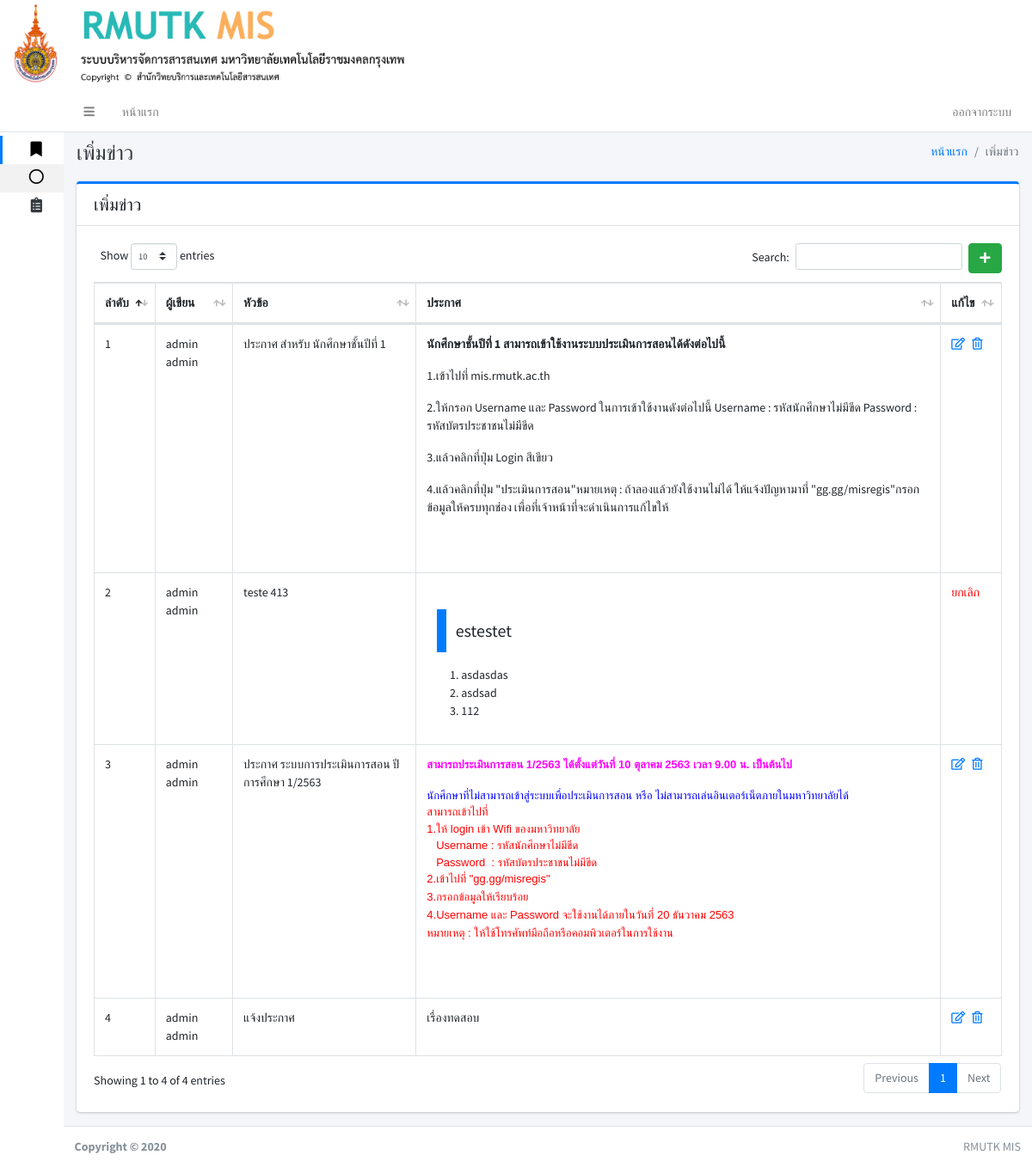
Screenshot of /index.php?pa7 (signed in) with the database file from the repository.
### tables this page shows
CREATE TABLE `news` (
  `n_id` int(11) NOT NULL,
  `n_user_id` int(11) NOT NULL,
  `n_head` varchar(250) NOT NULL,
  `n_detail` varchar(2500) NOT NULL,
  `n_status` int(11) NOT NULL,
  `n_time` timestamp NOT NULL DEFAULT current_timestamp() ON UPDATE current_timestamp()
);

CREATE TABLE `user` (
  `user_id` int(11) NOT NULL,
  `first_name` varchar(150) NOT NULL,
  `last_name` varchar(150) NOT NULL,
  `username` varchar(150) NOT NULL,
  `password` varchar(150) NOT NULL,
  `user_tumn` varchar(250) NOT NULL,
  `user_kana_id` int(11) NOT NULL,
  `user_saka_id` int(11) NOT NULL,
  `user_head` int(11) NOT NULL,
  `user_status` int(11) NOT NULL,
  `user_data_id_card` varchar(255) NOT NULL,
  `sex` varchar(255) NOT NULL,
  `date_of_birth` varchar(255) NOT NULL,
  `nationality` varchar(255) NOT NULL,
  `house_number` varchar(255) NOT NULL,
  `moo` varchar(255) NOT NULL,
  `road` varchar(255) NOT NULL,
  `district` varchar(255) NOT NULL,
  `area` varchar(255) NOT NULL,
  `province` varchar(255) NOT NULL,
  `phone` varchar(255) NOT NULL,
  `post_code` varchar(255) NOT NULL,
  `faculty` varchar(255) NOT NULL,
  `department` varchar(255) NOT NULL,
  `branch` varchar(255) NOT NULL,
  `teaching_disciplines` varchar(255) NOT NULL,
  `personnel_type` varchar(255) NOT NULL,
  `sub_personnel_type` varchar(255) NOT NULL,
  `academic_position` varchar(255) NOT NULL,
  `administrative_position` varchar(255) NOT NULL,
  `name_of_position` varchar(255) NOT NULL,
  `civil_servant_level` varchar(255) NOT NULL,
  `date_of_employment` varchar(255) NOT NULL,
  `term_of_employment` varchar(255) NOT NULL,
  `employment_money` varchar(255) NOT NULL,
  `highest_graduate_level` varchar(255) NOT NULL,
  `course_name` varchar(255) NOT NULL,
  `graduate_disciplines` varchar(255) NOT NULL,
  `major_graduate_disciplines` varchar(255) NOT NULL,
  `graduate_institution_name` varchar(255) NOT NULL,
  `country_of_graduation` varchar(255) NOT NULL
);

### page/pa7_news.php (the view, shortened to what this page needs)
<div class="content-header">
	<div class="container-fluid">
		<div class="row mb-2">
			<div class="col-sm-6">
				<h1 class="m-0 text-dark">เพิ่มข่าว</h1>
			</div>
			<div class="col-sm-6">
				<ol class="breadcrumb float-sm-right">
					<li class="breadcrumb-item"><a href="#">หน้าแรก</a></li>
					<li class="breadcrumb-item active">เพิ่มข่าว</li>
				</ol>
			</div>
		</div>
	</div>
</div>
<div class="content">
	<div class="container-fluid">
		<div class="row">
			<div class="col-lg-12">
				<div class="card card-primary card-outline ">
					<div class="card-header noprint">
						<h5 class="m-0">เพิ่มข่าว</h5>
					</div>
					<div class="card-body">
						<?php if (isset($_GET['add_new'])):
							$user_id = $_SESSION["USER_ID"];
							?>
							<form action="page/pa7_news_db.php" method="post">
								<input type="hidden" name="user_id" value="<?php echo($user_id) ?>">
								<input type="hidden" name="add_new">
								<input type="text" name="n_head" class="form-control" value="" required><br>
								<textarea class="textarea" name="new_detail" required placeholder="Place some text here"
								style="width: 100%; height: 200px; font-size: 14px; line-height: 18px; border: 1px solid #dddddd; padding: 10px;">
							</textarea>
					<div class="card-footer">
						<button class="btn btn-primary noprint" type="submit" >บันทึก</button>
						<a type="submit" class="btn btn-danger" href="./index.php?pa7" >ยกเลิก</a>
					</div>
						</form>
					<?php else:
						include './conn.php';
						$sqlhnew=" SELECT * FROM news ";
						$qryhnew = mysqli_query($conn,$sqlhnew);
						?>
						<a href="./index.php?pa7&add_new" class="btn btn-success float-right" ><i class="fas fa-plus"></i></a>
						<table id="example1" class="table table-bordered table-hover">
							<thead>
								<tr>
									<th>ลำดับ</th>
									<th>ผู้เขียน</th>
									<th>หัวข้อ</th>
									<th>ประกาศ</th>
									<th>แก้ไข</th>
								</tr>
							</thead>
							<tbody>
								<?php
								$i = 1;
								while ($rownew = $qryhnew->fetch_array()) {
									$nid = $rownew['n_id'];
									$uid = $rownew['n_user_id'];
									$sqlhuser =" SELECT * FROM user where user_id =".$uid;
									$qryhuser = mysqli_query($conn,$sqlhuser);
									$rowuser = mysqli_fetch_assoc($qryhuser);
									?>
									<tr>
										<td width="5px"><?php echo $i; ?></td>
										<td><?php echo $rowuser['first_name']."  ".$rowuser['last_name']; ?></td>
										<td><?php echo $rownew['n_head']; ?></td>
										<td><?php echo $rownew['n_detail']; ?></td>
										<td width="10px">
											<?php if ($rownew['n_status'] == 1): ?>
												<p style="color: red;" 	>ยกเลิก</p>
												<?php elseif ($rownew['n_status'] == 0): ?>
													<a href="index.php?pa7&edit_new&new_id=<?php echo($nid) ?>"><i class="far fa-edit"></i></a>&nbsp;&nbsp;
													<a href="page/pa7_news_db.php?del_new&new_id=<?php echo($nid) ?>"><i class="far fa-trash-alt"></i></a>
												<?php endif ?>
											</td>
										</tr>
										<?php
										$i++;
									} ?>
								</tbody>
							</table>
						<?php endif ?>
					</div>
				</div>
			</div>
		</div>
	</div>
</div>

### rows the page displays
news: user.first_name "admin", user.last_name "admin", n_head "ประกาศ สำหรับ นักศึกษาชั้นปีที่ 1", n_detail "นักศึกษาชั้นปีที่ 1 สามารถเข้าใช้งานระบบประเมินการสอนได้ดังต่อไปนี้ 1.เข้าไปที่ mis.rmutk.ac.th 2.ให้กรอก Username และ Password ในการเข้าใช้งานดังต่อไปนี้ Username : รหัสนักศึกษาไม่มีขีด Password : รหัสบัตรประชาชนไม่มีขีด 3.แล้วคลิกที่ปุ่ม Login สีเขียว 4.แล้วคลิกที่ปุ่ม \"ประเมินการสอน\"หมายเหตุ : ถ้าลองแล้วยังใช้งานไม่ได้ ให้แจ้งปัญหามาที่ \"gg.gg/misregis\"กรอกข้อมูลให้ครบทุกช่อง เพื่อที่เจ้าหน้าที่จะดำเนินการแก้ไขให้"
news: user.first_name "admin", user.last_name "admin", n_head "teste 413", n_detail "estestet asdasdas asdsad 112", n_status "ยกเลิก"
news: user.first_name "admin", user.last_name "admin", n_head "ประกาศ ระบบการประเมินการสอน ปีการศึกษา 1/2563", n_detail "สามารถประเมินการสอน 1/2563 ได้ตั้งแต่วันที่ 10 ตุลาคม 2563 เวลา 9.00 น. เป็นต้นไป นักศึกษาที่ไม่สามารถเข้าสู่ระบบเพื่อประเมินการสอน หรือ ไม่สามารถเล่นอินเตอร์เน็ตภายในมหาวิทยาลัยได้ สามารถเข้าไปที่ 1.ให้ login เข้า Wifi ของมหาวิทยาลัย Username : รหัสนักศึกษาไม่มีขีด Password : รหัสบัตรประชาชนไม่มีขีด 2.เข้าไปที่ \"gg.gg/misregis\" 3.กรอกข้อมูลให้เรียบร้อย 4.Username และ Password จะใช้งานได้ภายในวันที่ 20 ธันวาคม 2563 หมายเหตุ : ให้ใช้โทรศัพท์มือถือหรือคอมพิวเตอร์ในการใช้งาน"
news: user.first_name "admin", user.last_name "admin", n_head "แจ้งประกาศ", n_detail "เรื่องทดสอบ"
